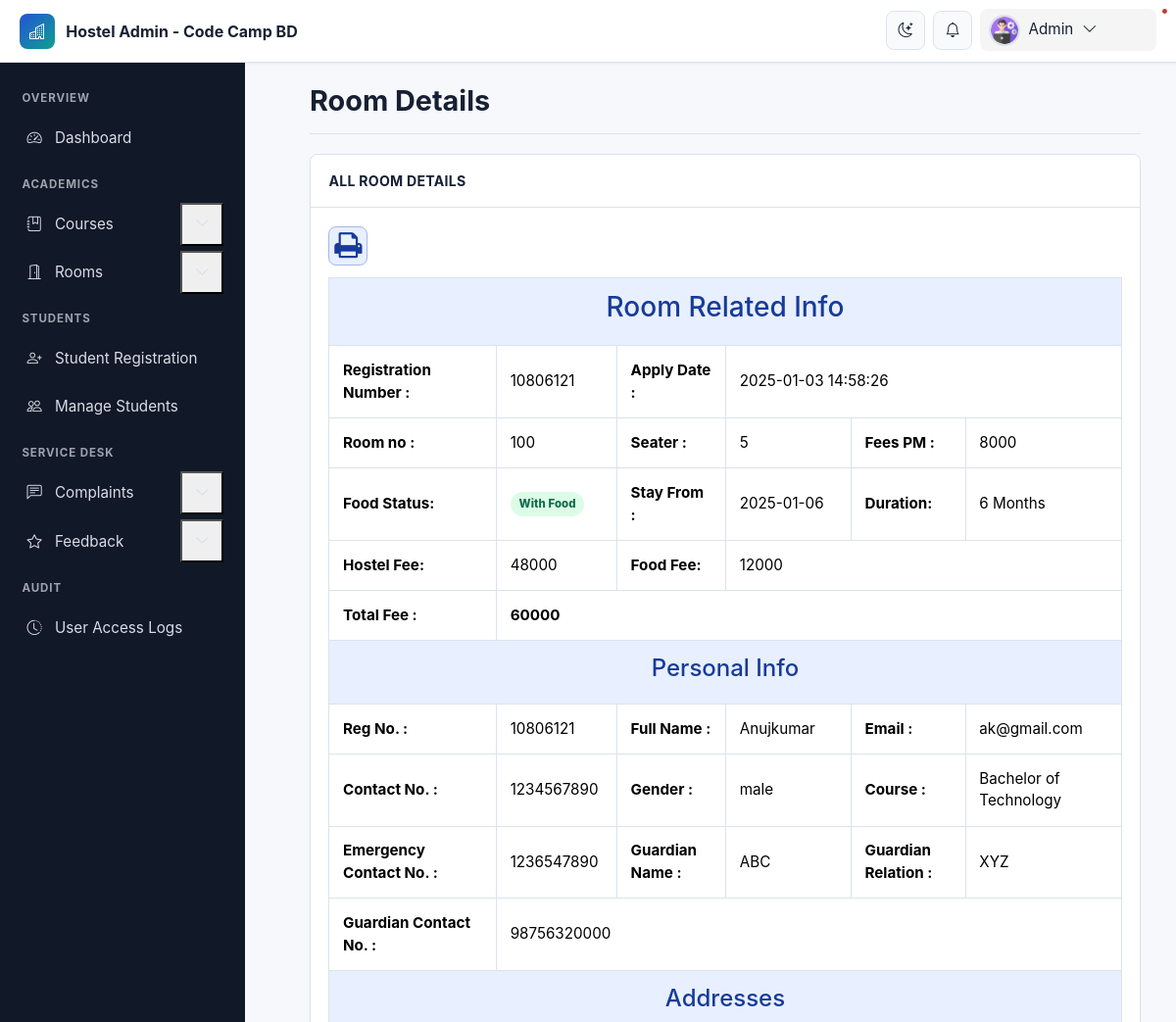
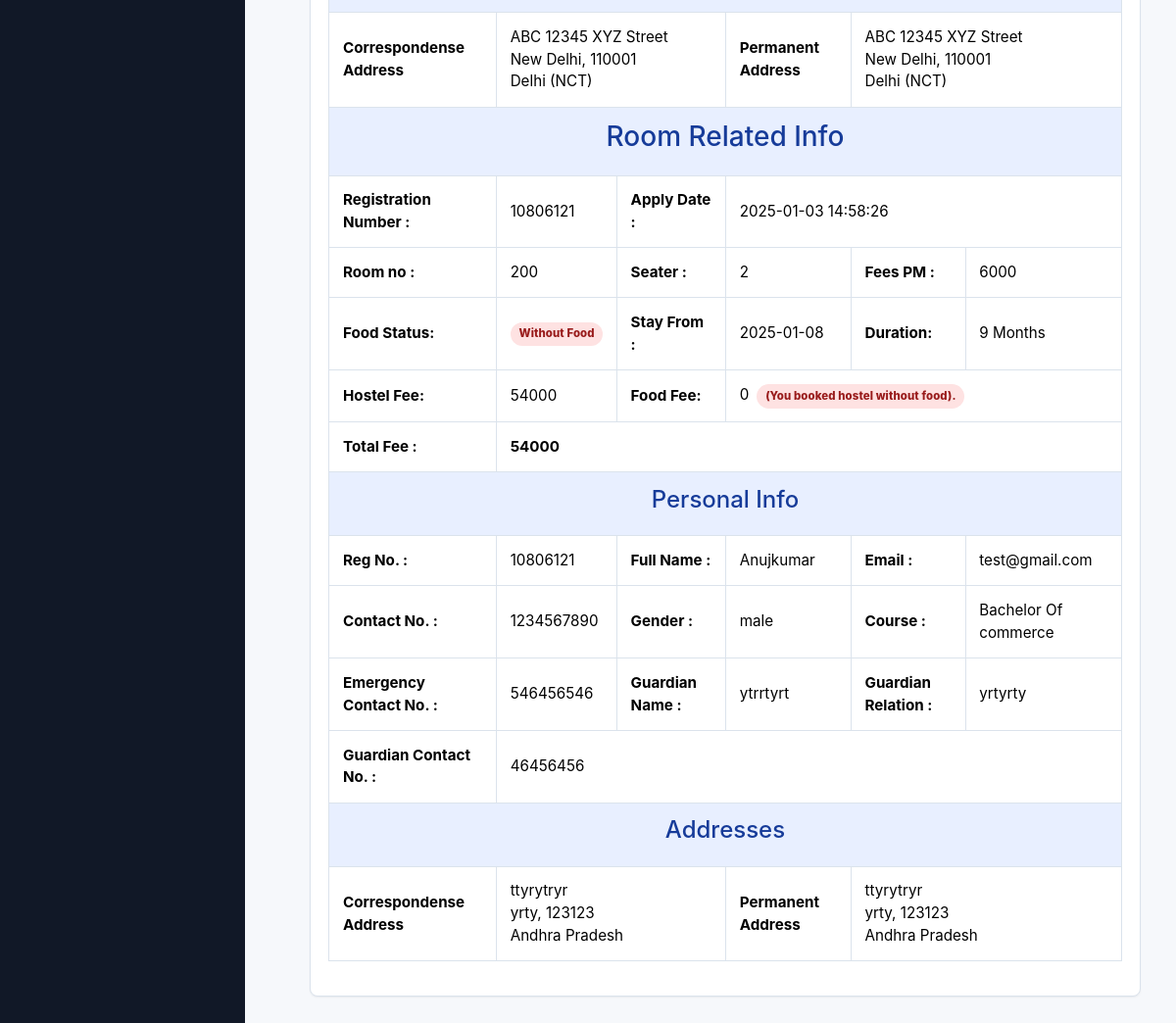
/admin/student-details.php?regno=10806121 (signed in), run on the app's committed database (2 pictures, top to bottom).
### tables this page shows
CREATE TABLE `registration` (
  `id` int(11) NOT NULL,
  `roomno` int(11) DEFAULT NULL,
  `seater` int(11) DEFAULT NULL,
  `feespm` int(11) DEFAULT NULL,
  `foodstatus` int(11) DEFAULT NULL,
  `stayfrom` date DEFAULT NULL,
  `duration` int(11) DEFAULT NULL,
  `course` varchar(500) DEFAULT NULL,
  `regno` int(11) DEFAULT NULL,
  `firstName` varchar(500) DEFAULT NULL,
  `middleName` varchar(500) DEFAULT NULL,
  `lastName` varchar(500) DEFAULT NULL,
  `gender` varchar(250) DEFAULT NULL,
  `contactno` bigint(11) DEFAULT NULL,
  `emailid` varchar(500) DEFAULT NULL,
  `egycontactno` bigint(11) DEFAULT NULL,
  `guardianName` varchar(500) DEFAULT NULL,
  `guardianRelation` varchar(500) DEFAULT NULL,
  `guardianContactno` bigint(11) DEFAULT NULL,
  `corresAddress` varchar(500) DEFAULT NULL,
  `corresCIty` varchar(500) DEFAULT NULL,
  `corresState` varchar(500) DEFAULT NULL,
  `corresPincode` int(11) DEFAULT NULL,
  `pmntAddress` varchar(500) DEFAULT NULL,
  `pmntCity` varchar(500) DEFAULT NULL,
  `pmnatetState` varchar(500) DEFAULT NULL,
  `pmntPincode` int(11) DEFAULT NULL,
  `postingDate` timestamp NULL DEFAULT current_timestamp(),
  `updationDate` varchar(500) DEFAULT NULL
);

### admin/student-details.php (the view, shortened to what this page needs)
<?php
include('includes/config.php');
?>
<!doctype html>
<html lang="en" class="no-js">
<head>
	<link rel="stylesheet" href="css/font-awesome.min.css">
	<link rel="stylesheet" href="https://cdn.jsdelivr.net/npm/bootstrap@5.3.3/dist/css/bootstrap.min.css">
	<link rel="stylesheet" href="css/dataTables.bootstrap.min.css">
	<link rel="stylesheet" href="css/bootstrap-social.css">
	<link rel="stylesheet" href="css/bootstrap-select.css">
	<link rel="stylesheet" href="css/fileinput.min.css">
	<link rel="stylesheet" href="css/awesome-bootstrap-checkbox.css">
	<link rel="stylesheet" href="css/style.css">
	<link rel="stylesheet" href="css/font-awesome.min.css">
</head>
<body>
	<?php include('includes/header.php');?>
	<div class="ts-main-content">
			<?php include('includes/sidebar.php');?>
		<div class="content-wrapper">
			<div class="container-fluid">
				<div class="row" id="print">
					<div class="col-md-12">
						<h2 class="page-title">Room Details</h2>
						<div class="panel panel-default">
							<div class="panel-heading">All Room Details</div>
							<div class="panel-body">
			<table id="zctb" class="table table-bordered " cellspacing="0" width="100%" border="1">
						 <span class="print-action"><i class="fa fa-print fa-2x" aria-hidden="true" OnClick="CallPrint(this.value)" title="Print the Report"></i></span>
									<tbody>
<?php
$aid=intval($_GET['regno']);
	$ret="select * from registration where (regno	=?)";
$stmt= $mysqli->prepare($ret) ;
$stmt->bind_param('s',$aid);
$stmt->execute() ;
$res=$stmt->get_result();
while($row=$res->fetch_object())
	  {
	  	?>
<tr>
<td colspan="6" class="table-section-title"><h3>Room Related Info</h3></td>
</tr>
<tr>
	<th>Registration Number :</th>
<td><?php echo $row->regno;?></td>
<th>Apply Date :</th>
<td colspan="3"><?php echo $row->postingDate;?></td>
</tr>
<tr>
<td><b>Room no :</b></td>
<td><?php echo $row->roomno;?></td>
<td><b>Seater :</b></td>
<td><?php echo $row->seater;?></td>
<td><b>Fees PM :</b></td>
<td><?php echo $fpm=$row->feespm;?></td>
</tr>
<tr>
<td><b>Food Status:</b></td>
<td>
;?></td>
<td><b>Stay From :</b></td>
<td><?php echo $row->stayfrom;?></td>
<td><b>Duration:</b></td>
<td><?php echo $dr=$row->duration;?> Months</td>
</tr>
<tr><th>Hostel Fee:</th>
<td><?php echo $hf=$dr*$fpm?></td>
<th>Food Fee:</th>
<td colspan="3"><?php
if($row->foodstatus==1)
{
echo $ff=(2000*$dr);
} else {
echo $ff=0;
echo "<span class='badge badge-status-danger hms-inline-note'>(You booked hostel without food).</span>";
}?></td>
</tr>
<tr>
<th>Total Fee :</th>
<th colspan="5"><?php echo $hf+$ff;?></th>
</tr>
<tr>
<td colspan="6" class="table-section-title"><h4>Personal Info</h4></td>
</tr>
<tr>
<td><b>Reg No. :</b></td>
<td><?php echo $row->regno;?></td>
<td><b>Full Name :</b></td>
<td><?php echo $row->firstName;?><?php echo $row->middleName;?><?php echo $row->lastName;?></td>
<td><b>Email :</b></td>
<td><?php echo $row->emailid;?></td>
</tr>
<tr>
<td><b>Contact No. :</b></td>
<td><?php echo $row->contactno;?></td>
<td><b>Gender :</b></td>
<td><?php echo $row->gender;?></td>
<td><b>Course :</b></td>
<td><?php echo $row->course;?></td>
</tr>
<tr>
<td><b>Emergency Contact No. :</b></td>
<td><?php echo $row->egycontactno;?></td>
<td><b>Guardian Name :</b></td>
<td><?php echo $row->guardianName;?></td>
<td><b>Guardian Relation :</b></td>
<td><?php echo $row->guardianRelation;?></td>
</tr>
<tr>
<td><b>Guardian Contact No. :</b></td>
<td colspan="6"><?php echo $row->guardianContactno;?></td>
</tr>
<tr>
<td colspan="6" class="table-section-title"><h4>Addresses</h4></td>
</tr>
<tr>
<td><b>Correspondense Address</b></td>
<td colspan="2">
<?php echo $row->corresAddress;?><br />
<?php echo $row->corresCIty;?>, <?php echo $row->corresPincode;?><br />
<?php echo $row->corresState;?>
</td>
<td><b>Permanent Address</b></td>
<td colspan="2">
<?php echo $row->pmntAddress;?><br />
<?php echo $row->pmntCity;?>, <?php echo $row->pmntPincode;?><br />
<?php echo $row->pmnatetState;?>
</td>
</tr>
<?php
} ?>
</tbody>
</table>
</div>
</div>
</div>
</div>
</div>
</div>
</div>
</body>
</html>

### admin/css/style.css (style rules this page uses)
html { font-size: 14px; }
@media only screen and (min-width: 480px) { html { font-size: 17px; } }
@media only screen and (min-width: 768px) { html { font-size: 14px; } }
body { font-size: 1em; }
.panel { overflow: hidden; }
.page-title { padding-bottom: 15px; margin-bottom: 20px; border-bottom: 1px solid #f0f0f0; }
.ts-main-content .content-wrapper { padding-top: 15px; margin-top: 10px; }
@media only screen and (min-width: 992px) { .ts-main-content .content-wrapper { margin-left: 250px; } }

### css/modern-ui.css (style rules this page uses)
:root { color-scheme: light; --hms-bg: #f6f8fb; --hms-surface: #ffffff; --hms-surface-soft: #f9fafb; --hms-border: #dbe3ec; --hms-text: #172033; --hms-muted: #637083; --hms-primary: #2454d6; --hms-primary-dark: #163b99; --hms-primary-soft: #e8efff; --hms-accent: #0f9f8f; --hms-success: #16855f; --hms-warning: #b76b00; --hms-danger: #c23b3b; --hms-info: #1477a5; --hms-sidebar: #111827; --hms-sidebar-muted: #9ca3af; --hms-shadow-sm: 0 1px 2px rgba(16, 24, 40, .06); --hms-shadow: 0 14px 34px rgba(16, 24, 40, .10); --hms-radius: 8px; --hms-header-height: 64px; --hms-sidebar-width: 280px; }
* { box-sizing: border-box; }
html { font-size: 16px; }
body { min-height: 100vh; margin: 0; background: var(--hms-bg); color: var(--hms-text); font-family: Inter, ui-sans-serif, system-ui, -apple-system, BlinkMacSystemFont, "Segoe UI", sans-serif; font-size: .95rem; line-height: 1.5; letter-spacing: 0; }
.ts-main-content .content-wrapper { min-height: 100vh; margin-top: 0; padding: calc(var(--hms-header-height) + 1rem) 1rem 2rem; transition: margin-left .24s ease; }
.container-fluid { max-width: 1480px; }
.page-title { display: flex; align-items: center; justify-content: space-between; gap: 1rem; margin: 0 0 1.25rem !important; padding: 0 0 1rem; color: var(--hms-text); border-bottom: 1px solid var(--hms-border); font-size: clamp(1.45rem, 2.4vw, 2rem); font-weight: 750; letter-spacing: 0; }
.panel, .well { margin-bottom: 1.25rem; overflow: hidden; background: var(--hms-surface); border: 1px solid var(--hms-border); border-radius: var(--hms-radius); box-shadow: var(--hms-shadow-sm); }
.panel-heading { display: flex; align-items: center; justify-content: space-between; gap: .75rem; padding: 1rem 1.15rem; color: var(--hms-text) !important; background: var(--hms-surface); border-bottom: 1px solid var(--hms-border); font-size: .88rem; font-weight: 750; letter-spacing: .02em; text-transform: uppercase; }
.panel-body { padding: 1.15rem; }
.hms-inline-note { display: inline-flex; margin-left: .5rem; }
.table, table { width: 100%; color: var(--hms-text); vertical-align: middle; }
.table > :not(caption) > * > * { padding: .85rem; background: transparent; border-bottom-color: var(--hms-border); }
.table tbody tr { transition: background .18s ease; }
.table-bordered, .table-bordered > :not(caption) > * { border-color: var(--hms-border); }
.badge { display: inline-flex; align-items: center; min-height: 1.55rem; padding: .28rem .55rem; border-radius: 999px; font-weight: 800; letter-spacing: .01em; }
.badge-status-danger { color: #991b1b; background: #fee2e2; }
.table-section-title { color: var(--hms-primary-dark) !important; text-align: center; background: var(--hms-primary-soft) !important; font-weight: 800; }
.print-action { display: inline-flex; align-items: center; justify-content: center; width: 2.5rem; height: 2.5rem; margin-bottom: .75rem; color: var(--hms-primary-dark); background: var(--hms-primary-soft); border: 1px solid color-mix(in srgb, var(--hms-primary) 30%, var(--hms-border)); border-radius: var(--hms-radius); cursor: pointer; }
@media (min-width: 992px) { .ts-main-content .content-wrapper { margin-left: var(--hms-sidebar-width); padding: calc(var(--hms-header-height) + 1.35rem) 1.5rem 2.5rem; } }

### data on the page
registration: regno "10806121", postingDate "2025-01-03 14:58:26", roomno "100", seater "5", feespm "8000", stayfrom "2025-01-06", duration "6", $hf=$dr*$fpm "48000", $ff=(2000*$dr) "12000", $hf+$ff "60000", firstName "Anuj", lastName "kumar", emailid "ak@gmail.com", contactno "1234567890", gender "male", course "Bachelor of Technology", egycontactno "1236547890", guardianName "ABC", guardianRelation "XYZ", guardianContactno "98756320000", corresAddress "ABC 12345 XYZ Street", corresCIty "New Delhi", corresPincode "110001", corresState "Delhi (NCT)", pmntAddress "ABC 12345 XYZ Street", pmntCity "New Delhi", pmntPincode "110001", pmnatetState "Delhi (NCT)"
registration: regno "10806121", postingDate "2025-01-03 14:58:26", roomno "200", seater "2", feespm "6000", stayfrom "2025-01-08", duration "9", $hf=$dr*$fpm "54000", $hf+$ff "54000", firstName "Anuj", lastName "kumar", emailid "test@gmail.com", contactno "1234567890", gender "male", course "Bachelor Of commerce", egycontactno "546456546", guardianName "ytrrtyrt", guardianRelation "yrtyrty", guardianContactno "46456456", corresAddress "ttyrytryr", corresCIty "yrty", corresPincode "123123", corresState "Andhra Pradesh", pmntAddress "ttyrytryr", pmntCity "yrty", pmntPincode "123123", pmnatetState "Andhra Pradesh"
